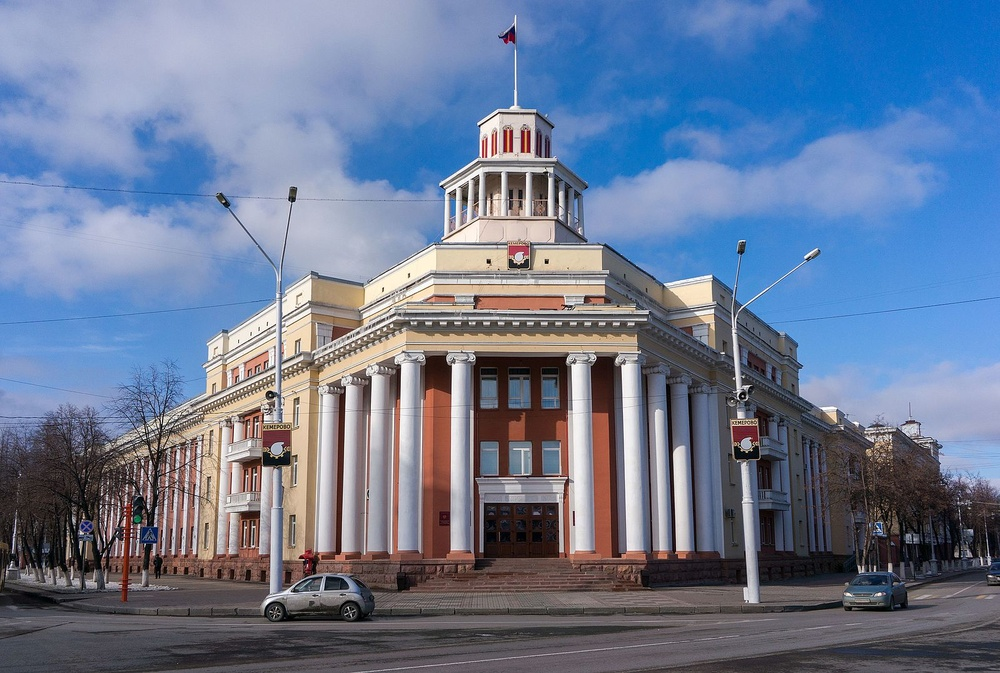
#> input picture kemerovo.jpg, 1000 x 673 px, shrunk from 1599 x 1076 before the run
$ python image1.py
#> lines starting #> are read from the running program, lines starting #| are printed output that depends on the picture
import numpy as np
from PIL import Image

im = Image.open('kemerovo.jpg')
#> im is the input picture: PIL image 1000x673 RGB; mean R, G, B 107.3, 122.3, 149.2
im2arr = np.array(im)

for h in range(im2arr.shape[0]):
    for w in range(im2arr.shape[1]):
        for c in range(im2arr.shape[2]):
            # if c == 0:
            #     r = im2arr[h, w, c]
            if c != 2:
                tmp = im2arr[h, w, c] + 59
            # tmp = round(im2arr[h, w, c] + 255)
                tmp = tmp if tmp <= 255 else 255
                tmp = tmp if tmp >= 0 else 0

                im2arr[h, w, c] = tmp
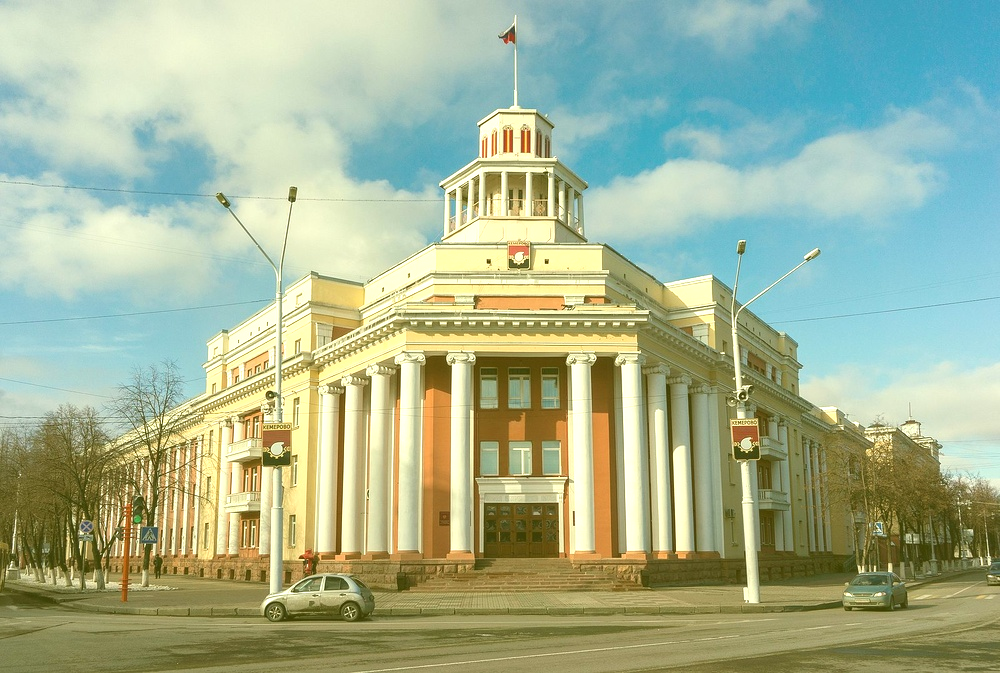
#> im2arr: shape (673, 1000, 3); mean R, G, B 164.3, 179.9, 149.2

img = Image.fromarray(im2arr, 'RGB')
img.show()
